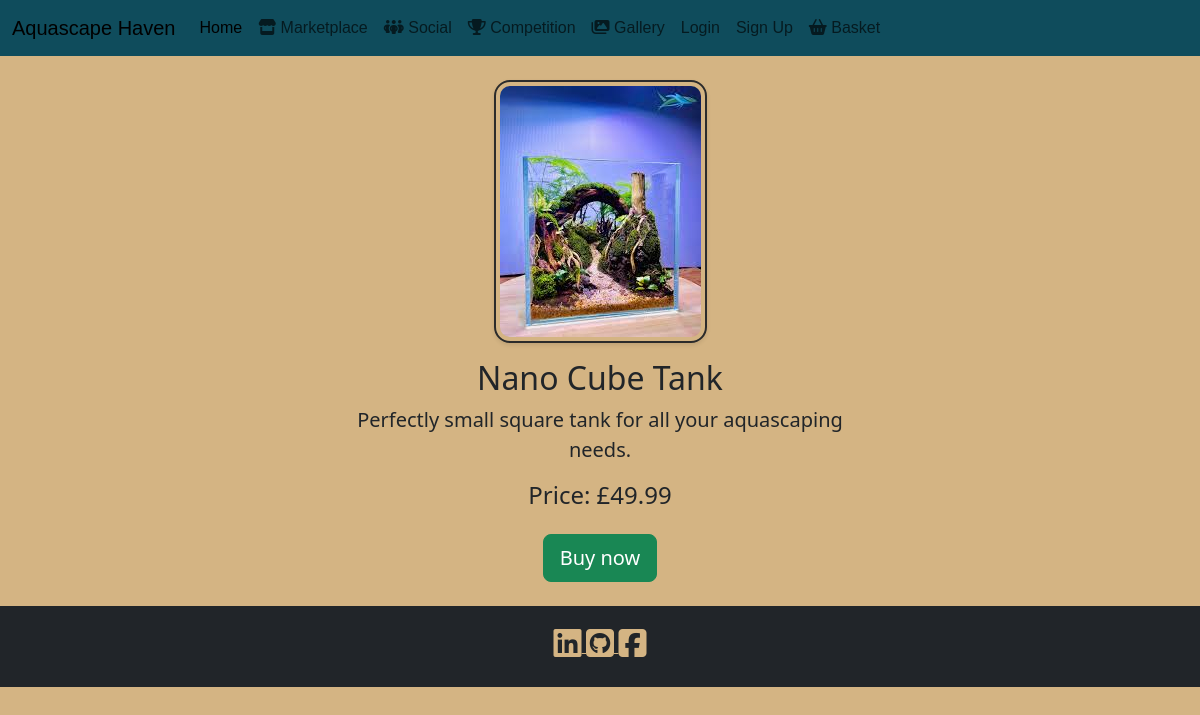
The page /marketplace/product/4/ on the database its author committed.
### marketplace/models.py (models this page shows, shortened)
class Product(models.Model):
    name = models.CharField(max_length=200)
    description = models.TextField()
    price = models.DecimalField(max_digits=10, decimal_places=2)
    image = models.ImageField(upload_to='product_images/')
    @property
    def display_price(self):
        return self.price

### marketplace/views.py (the view)
# urls.py: path('product/<int:pk>/', views.product_view, name='product_view'),
def product_view(request, pk):
    product = get_object_or_404(Product, pk=pk)
    return render(request, 'marketplace/product_view.html', {'product': product})

### basket/context.py (called while the page is built)
def basket_item_count(request):
    basket = request.session.get('basket', {})
    total_items = sum(basket.values())
    return {'basket_count': total_items}

### marketplace/templates/marketplace/product_view.html
{% extends 'base.html' %}
{% load static %}
{% block content %}
<div class="container py-4">
    <div class="row justify-content-center">
        <div class="col-md-6 text-center">
            <img class="product-image mx-auto d-block" src="{{ product.image.url }}" alt="{{ product.name }}">
            <h2 class="mt-3">{{ product.name }}</h2>
            <p class="lead">{{ product.description }}</p>
            <h4 class="mb-4">Price: £{{ product.display_price|floatformat:2 }}</h4>
            <a href="{% url 'add_to_basket' product.id %}" class="btn btn-success btn-lg">Buy now</a>
        </div>
    </div>
</div>
{% endblock %}

### static/css/base.css (style rules this page uses)
:root { --primary-font: 'Playfair Display', sans-serif; --secondary-font: 'Lato', sans-serif; --primary-color: #5b7553; --secondary-color: #c97b63; --text-color: #2b2b2b; --background-color: #d4b483; --highlight-color: #0f4c5c; }
body { background-color: var(--background-color) !important; }
.product-image { aspect-ratio: 4/3; border: 2px solid var(--text-color); border-radius: 1rem; padding: 4px; object-fit: cover; margin-bottom: 0.5rem; box-shadow: 0 2px 4px rgba(0, 0, 0, 0.1); }

### rows shown on the page
Product: image (picture), name "Nano Cube Tank", description "Perfectly small square tank for all your aquascaping needs.", display_price "49.99"
